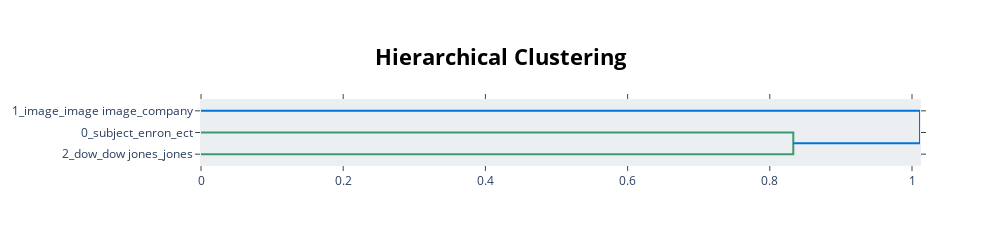

Here is the notebook cell this chart was saved with:
### Code cell
model.visualize_hierarchy()

### Figure 1 — Plotly figure (JSON) as saved in the notebook; plotly's stock layout.template omitted (floating-point values rounded to 4 significant figures)
{"data": [{"hoverinfo": "text", "marker": {"color": "rgb(61,153,112)"}, "mode": "lines", "type": "scatter", "x": [0, 0.833, 0.833, 0], "xaxis": "x", "y": [-15, -15, -25, -25], "yaxis": "y"}, {"hoverinfo": "text", "marker": {"color": "rgb(0,116,217)"}, "mode": "lines", "type": "scatter", "x": [0, 1.011, 1.011, 0.833], "xaxis": "x", "y": [-5, -5, -20, -20], "yaxis": "y"}], "layout": {"autosize": false, "height": 245, "hoverlabel": {"bgcolor": "white", "font": {"family": "Rockwell", "size": 16}}, "hovermode": "closest", "plot_bgcolor": "#ECEFF1", "showlegend": false, "title": {"font": {"color": "Black", "size": 22}, "text": "<b>Hierarchical Clustering</b>", "x": 0.5, "xanchor": "center", "yanchor": "top"}, "width": 1000, "xaxis": {"mirror": "allticks", "rangemode": "tozero", "showgrid": false, "showline": true, "showticklabels": true, "ticks": "outside", "type": "linear", "zeroline": false}, "yaxis": {"mirror": "allticks", "range": [-30, 0], "rangemode": "tozero", "showgrid": false, "showline": true, "showticklabels": true, "tickmode": "array", "ticks": "outside", "ticktext": ["1_image_image image_company", "0_subject_enron_ect", "2_dow_dow jones_jones"], "tickvals": [-5, -15, -25], "type": "linear", "zeroline": false}}}
